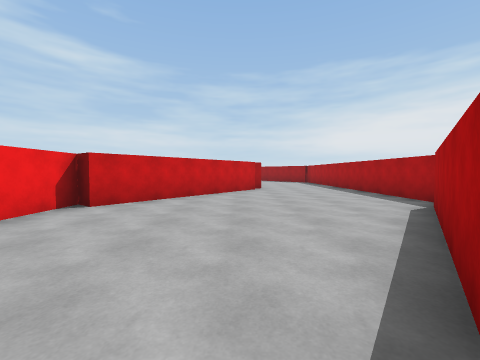
[1] (above)

18 first-person views from a walk through a scene from a Unity 3-D project. The camera is 1.3 m above the floor, tilts 2° down and sees 90° across. The floor is counted in squares, 2 m on a side. Each view is taken from the middle of a square. On the plan, view 1 faces up. The plan holds only what a view shows up to about 9 squares ahead; the rest is blank. The place goes on beyond the plan.

[2]
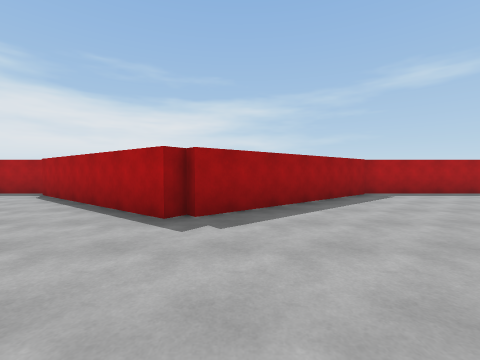

[3]
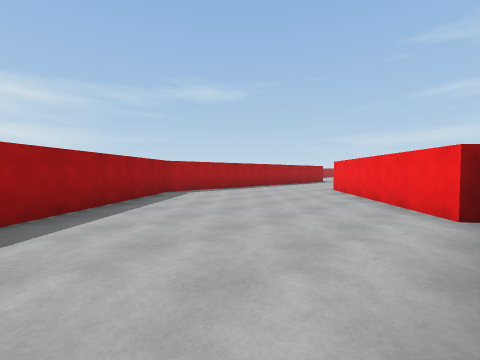

[4]
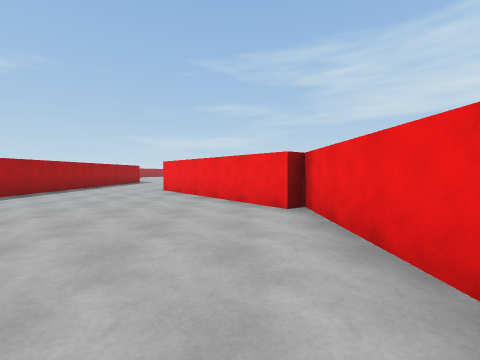

[5]
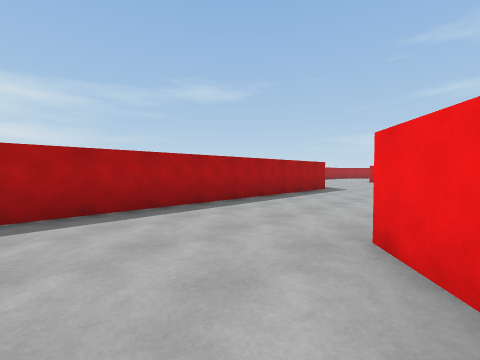

[6]
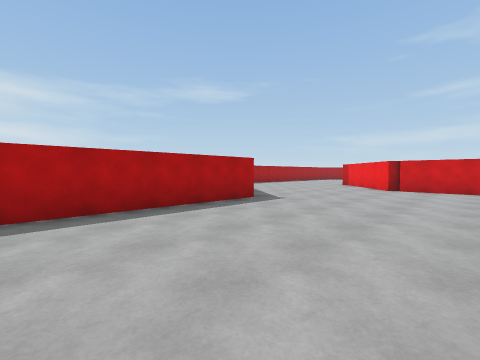

[7]
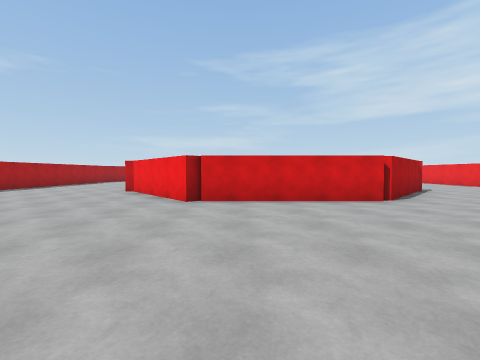

[8]
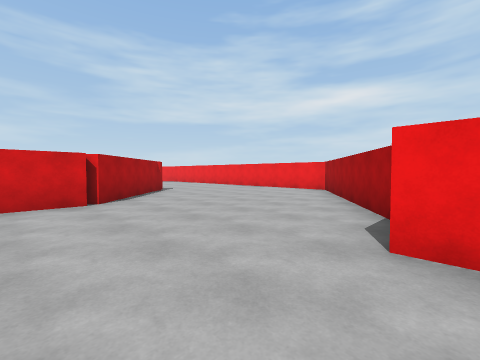

[9]
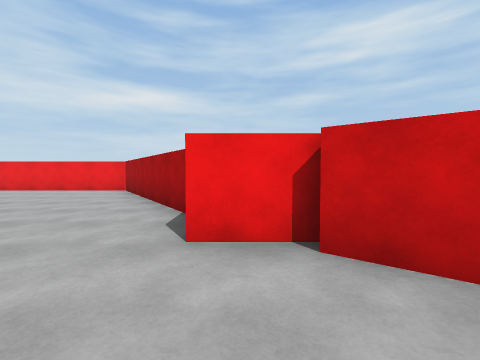

[10]
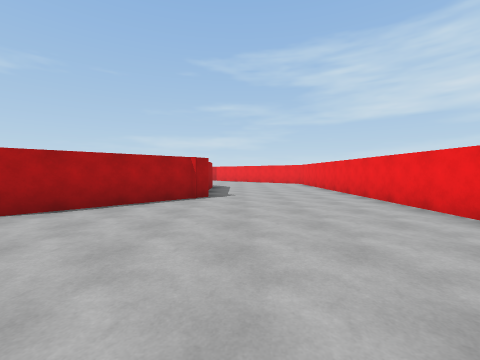

[11]
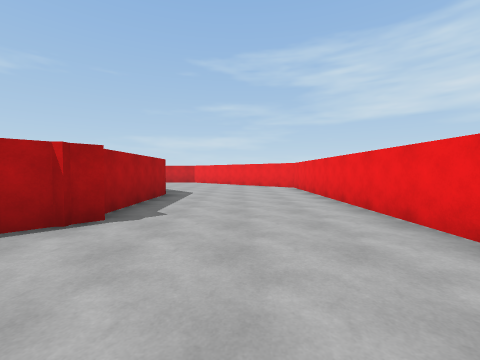

[12]
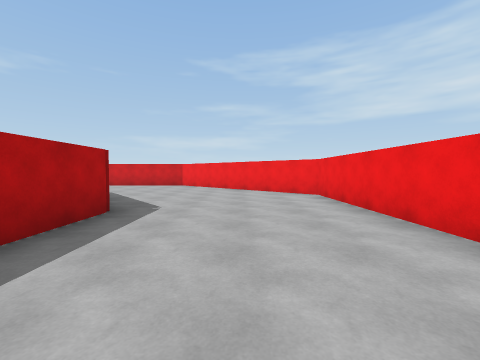

[13]
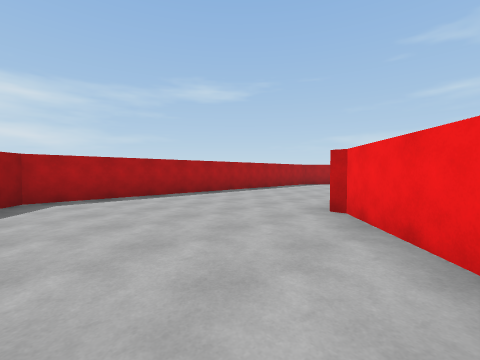

[14]
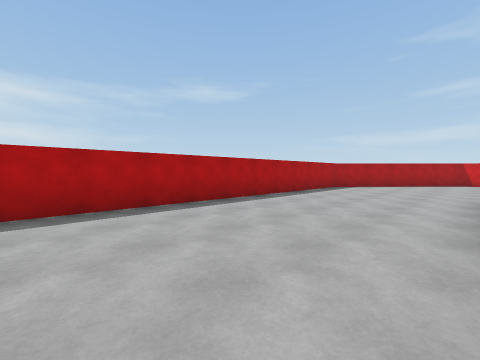

[15]
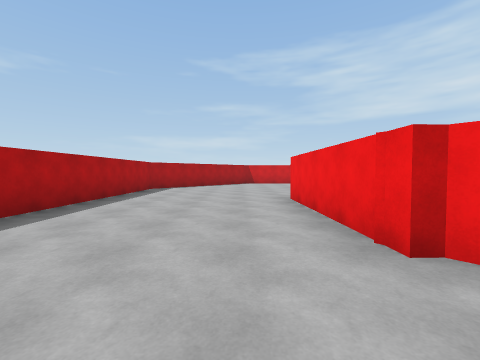

[16]
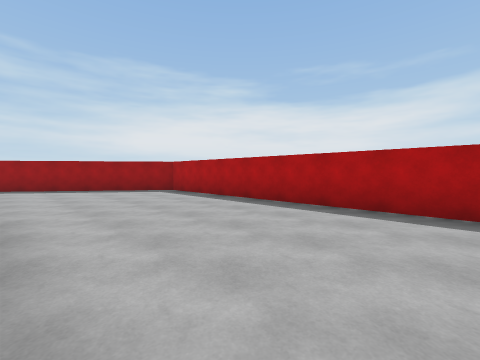

[17]
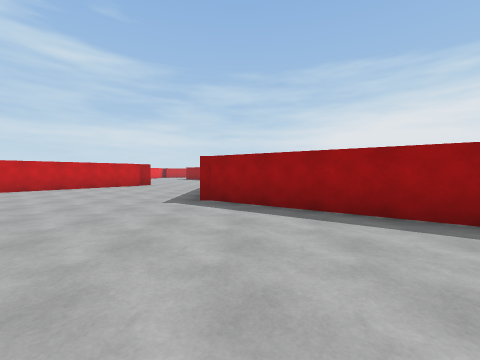

[18]
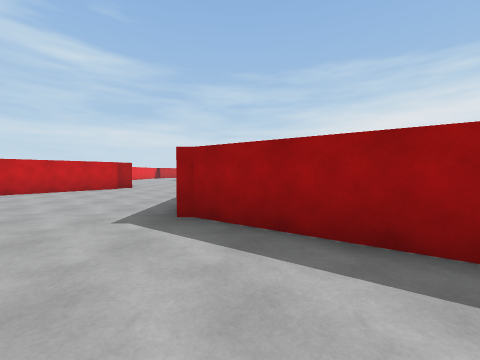

### Floor plan
Points are (right, up) in squares from view 1. A wall is a line through its corners. A room is listed if a view was taken in it or the views show most of it. See-through windows are left out.
Room 1 (views 1, 2, 3, 4, 5, 6, 7, 8, 9, 10, 11, 12, 13, 14, 15, 16, 17, 18)
walls: (0.4, -10) (-3, -14.4); (-3.2, -14.2) (-3.2, -15.5); (4.1, -15.6) (4.1, -4.6); (-4.6, -15.8) (-9.2, -18.9) (-9.2, -28.5); (1.8, -20.4) (2.2, -20.1) (4.5, -22.8); (3.9, -4.6) (0.4, -0.4); (4.7, -22.8) (4.8, -26.6); (-3.2, -2.1) (-3.2, -5.5) (-2.8, -5.2) (0.8, -9.5); (-5.2, -23.2) (-2.3, -20.3) (1.9, -20.2); (0.6, -0.2) (0.3, 0) (3.7, 4.5); (-4.9, -26.9) (-4.9, -23.7); (9.3, -28.5) (9.3, -19.3) (4.3, -15.6); (4.1, 4.8) (4.1, 9); (0.6, 8.9) (-2.8, 4.4) (-3.2, 4.7) (-3.2, 3.1)

Where each view was taken, in squares from view 1:
view 1: 0 up, 0 right, facing up
view 2: 1 down, 3 left, facing right
view 3: 1 down, 3 left, facing down-right
view 4: 1 down, 2 left, facing down
view 5: 7 down, 0 right, facing down-right
view 6: 11 down, 0 right, facing down-right
view 7: 15 down, 1 right, facing down
view 8: 15 down, 1 left, facing down-left
view 9: 15 down, 1 left, facing left
view 10: 17 down, 6 left, facing down
view 11: 20 down, 7 left, facing down
view 12: 23 down, 7 left, facing down
view 13: 19 down, 3 right, facing down-right
view 14: 20 down, 5 right, facing down-right
view 15: 21 down, 6 right, facing down
view 16: 27 down, 5 right, facing up-right
view 17: 21 down, 5 right, facing up
view 18: 19 down, 5 right, facing up
